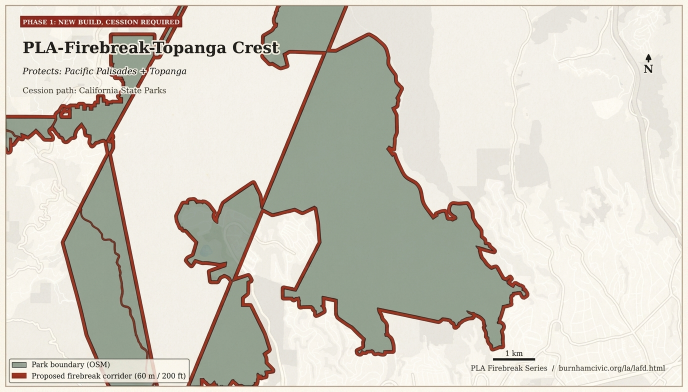
#> input picture _assets/firebreak/park-01-topanga-crest.png, 1376 x 783 px (shown at 1/2 size)
$ python rebrand_park_images.py
#> lines starting #> are read from the running program, lines starting #| are printed output that depends on the picture
"""Stamp a clean, readable banner on each park image.

The original GIS+Gemini renders have all labels at tiny font sizes that vanish
at 400px-wide thumbnails. This script adds a large overlay banner at the top of
each image with the park name and the neighborhood it protects.
"""
import os
from PIL import Image, ImageDraw, ImageFont

PARKS = [
    ("park-01-topanga-crest.png", "1", "Topanga Crest", "PHASE 1", "Pacific Palisades  |  Sunset Mesa  |  Castellammare"),
    ("park-02-sullivan-canyon.png", "2", "Sullivan Canyon Top", "PHASE 1", "Brentwood  |  Brentwood Park  |  Kenter Canyon"),
    ("park-03-mandeville-ridge.png", "3", "Mandeville Ridge", "PHASE 1", "Mandeville Canyon"),
    ("park-04-sepulveda-crown.png", "4", "Sepulveda Crown", "PHASE 1", "Bel-Air east of the 405  |  Casiano  |  Roscomare  |  Getty Center"),
    ("park-05-stone-canyon.png", "5", "Stone Canyon", "PHASE 1", "Bel-Air east"),
    ("park-06-beverly-glen.png", "6", "Beverly Glen Top", "PHASE 1", "Lower Beverly Glen  |  Bel-Air east  |  Holmby Hills"),
    ("park-07-fryman-upper.png", "7", "Fryman Upper", "PHASE 1", "Studio City south of Mulholland  |  Sherman Oaks east"),
    ("park-08-coldwater-canyon.png", "8", "Coldwater Canyon", "PHASE 2", "Studio City south  |  Beverly Hills north slopes  |  Benedict Canyon"),
    ("park-09-runyon-canyon.png", "9", "Runyon Canyon", "PHASE 2", "Hollywood  |  West Hollywood  |  Sunset Strip"),
    ("park-10-cahuenga-peak.png", "10", "Cahuenga Peak", "PHASE 2", "Hollywood north slope  |  Lake Hollywood  |  Toluca Lake"),
    ("park-11-will-rogers-ridge.png", "11", "Will Rogers Ridge", "PHASE 2", "Pacific Palisades east"),
    ("park-12-wilacre.png", "12", "Wilacre", "PHASE 2  -  DEMO PROJECT", "Studio City  |  Sherman Oaks east"),
]

HERE = os.path.dirname(os.path.abspath(__file__))
DARK = (28, 25, 23)
GOLD = (154, 124, 46)
BLUE = (30, 58, 95)
WHITE = (255, 255, 255)

FONT_PATH_BOLD = "C:\\Windows\\Fonts\\georgiab.ttf"
FONT_PATH_REG = "C:\\Windows\\Fonts\\georgia.ttf"


def banner(park_no, name, phase, protects, width=1376):
    h_top = 220
    img = Image.new("RGB", (width, h_top), WHITE)
    draw = ImageDraw.Draw(img)
    f_no = ImageFont.truetype(FONT_PATH_BOLD, 28)
    f_phase = ImageFont.truetype(FONT_PATH_BOLD, 22)
    f_name = ImageFont.truetype(FONT_PATH_BOLD, 88)
    f_pro_label = ImageFont.truetype(FONT_PATH_BOLD, 18)
    f_pro = ImageFont.truetype(FONT_PATH_REG, 26)

    pad = 30
    draw.text((pad, pad), f"PARK {park_no} OF 12", fill=BLUE, font=f_no)
    phase_color = BLUE if "PHASE 1" in phase and "DEMO" not in phase else (GOLD if "PHASE 2" in phase else DARK)
    if "DEMO" in phase:
        phase_color = DARK
    draw.text((width - pad, pad), phase, fill=phase_color, font=f_phase, anchor="ra")
    draw.text((pad, pad + 38), name, fill=DARK, font=f_name)
    draw.text((pad, pad + 138), "PROTECTS", fill=BLUE, font=f_pro_label)
    draw.text((pad, pad + 158), protects, fill=DARK, font=f_pro)
    bar_h = 4
    draw.rectangle((0, h_top - bar_h, width, h_top), fill=DARK)
    return img


def stack(park_file, banner_img):
    base = Image.open(os.path.join(HERE, park_file)).convert("RGB")
    if base.width != banner_img.width:
        ratio = banner_img.width / base.width
        base = base.resize((banner_img.width, int(base.height * ratio)), Image.LANCZOS)
    out = Image.new("RGB", (banner_img.width, banner_img.height + base.height), WHITE)
    out.paste(banner_img, (0, 0))
    out.paste(base, (0, banner_img.height))
    return out


def main():
    for fname, pno, name, phase, protects in PARKS:
        b = banner(pno, name, phase, protects)
#> in banner, `img = Image.new("RGB", (width, h_top), WHITE)`: img: PIL image 1376x220 RGB; every value is 255
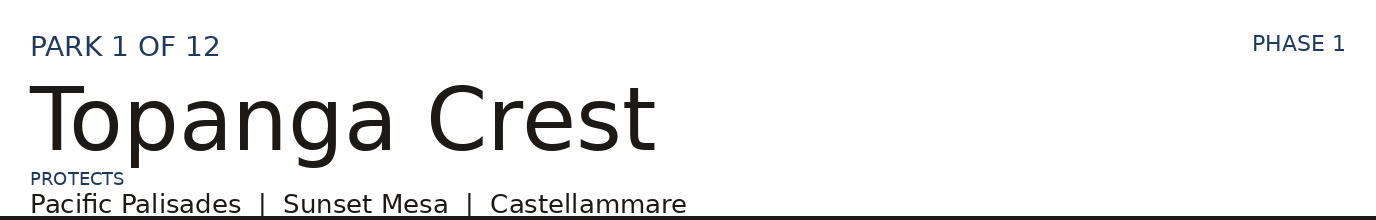
#> b: PIL image 1376x220 RGB; mean R, G, B 238.3, 238.3, 238.4
        out = stack(fname, b)
#> in stack, base is the input picture: PIL image 1376x783 RGB; mean R, G, B 212.7, 209, 198.4
#> in stack, `out = Image.new("RGB", (banner_img.width, banner_img.height + base.hei..`: out: PIL image 1376x1003 RGB; every value is 255
#> in stack, `out.paste(banner_img, (0, 0))`:
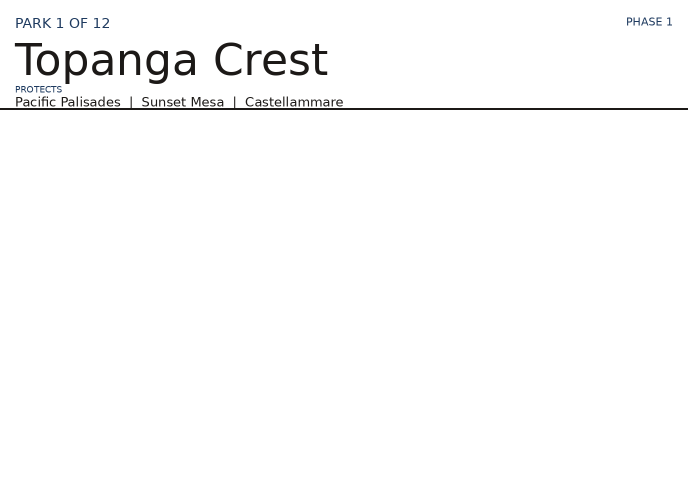
#> out: PIL image 1376x1003 RGB (shown at 1/2 size); mean R, G, B 251.3, 251.3, 251.4
#> in stack, `out.paste(base, (0, banner_img.height))`:
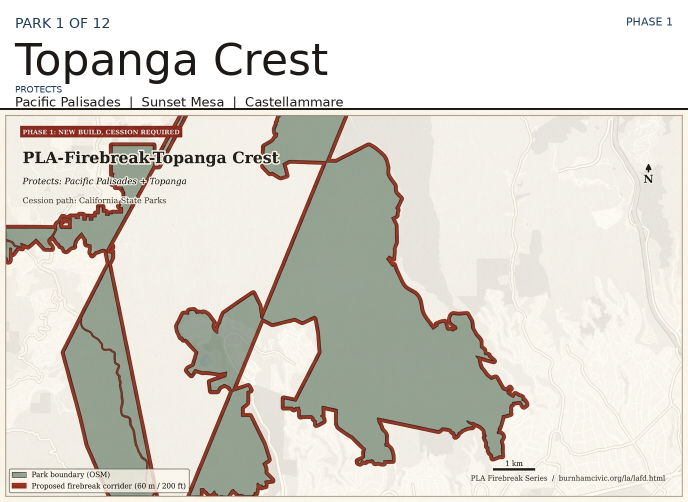
#> out: PIL image 1376x1003 RGB (shown at 1/2 size); mean R, G, B 218.3, 215.5, 207.2
        out.save(os.path.join(HERE, fname), optimize=True)
        print(f"OK {fname}: {out.size}")
#| OK park-01-topanga-crest.png: (1376, 1003)
#> pass 2 of the loop in main, `for fname, pno, name, phase, protects in PARKS:`:
#> in main, `b = banner(pno, name, phase, protects)`:
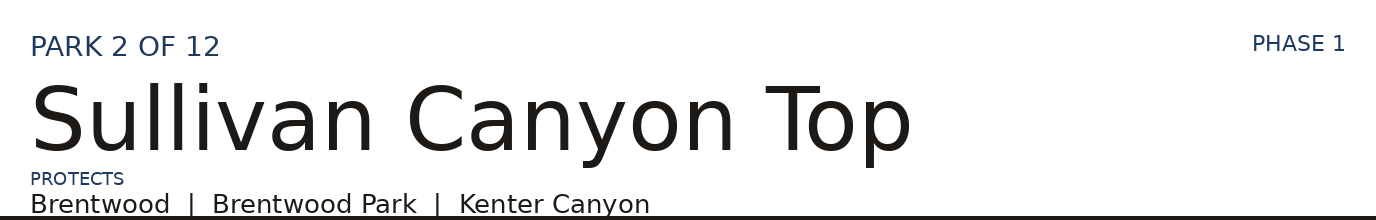
#> b: PIL image 1376x220 RGB; mean R, G, B 235.8, 235.7, 235.8
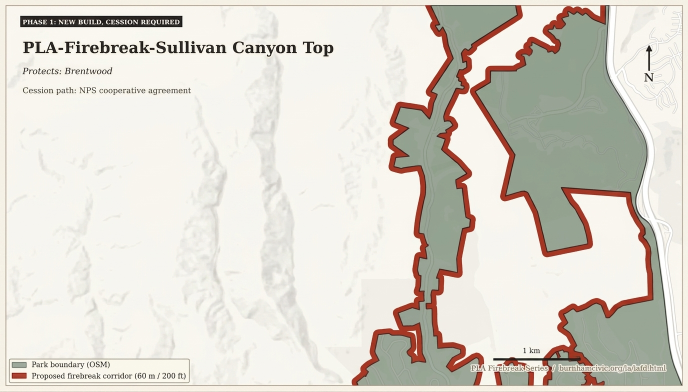
#> input picture _assets/firebreak/park-02-sullivan-canyon.png, 1376 x 783 px (shown at 1/2 size)
#> in stack, base is the input picture: PIL image 1376x783 RGB; mean R, G, B 220.2, 216.1, 207.2
#> in stack (call 2), `out.paste(base, (0, banner_img.height))`:
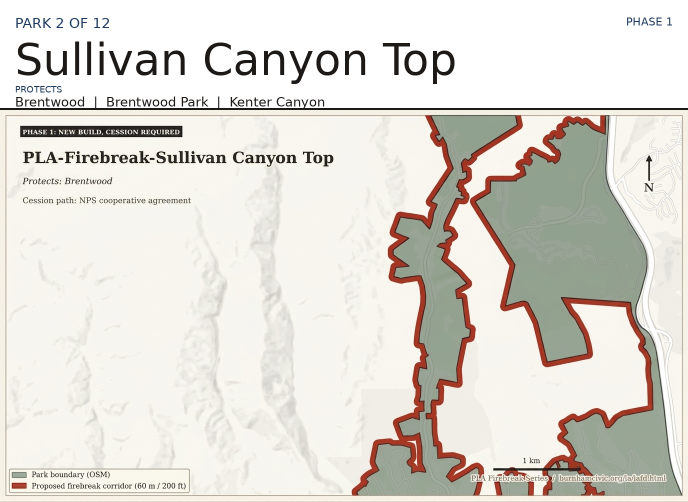
#> out: PIL image 1376x1003 RGB (shown at 1/2 size); mean R, G, B 223.6, 220.4, 213.4
#| OK park-02-sullivan-canyon.png: (1376, 1003)
#> pass 3 of the loop in main, `for fname, pno, name, phase, protects in PARKS:`:
#> in main, `b = banner(pno, name, phase, protects)`:
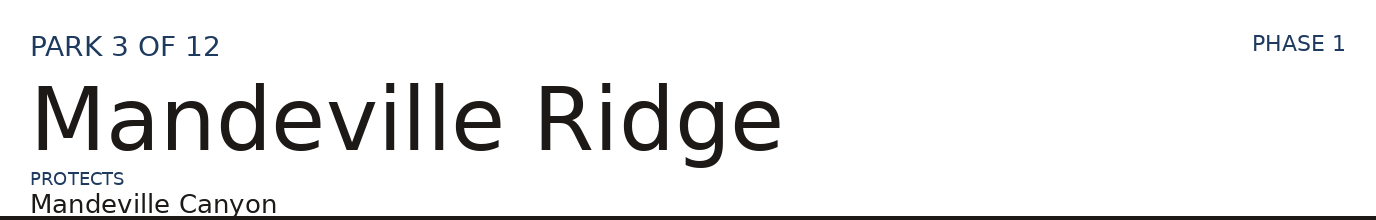
#> b: PIL image 1376x220 RGB; mean R, G, B 237.3, 237.3, 237.4
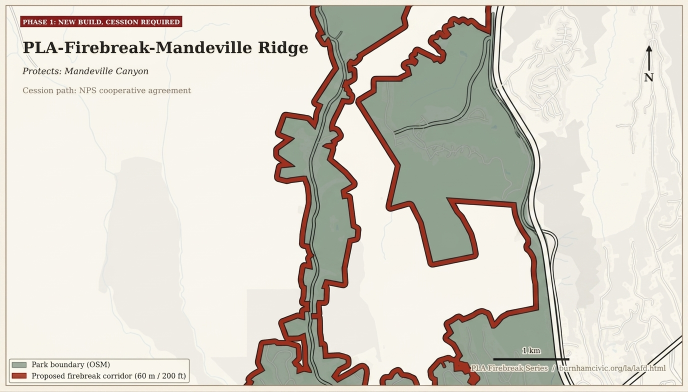
#> input picture _assets/firebreak/park-03-mandeville-ridge.png, 1376 x 783 px (shown at 1/2 size)
#> in stack, base is the input picture: PIL image 1376x783 RGB; mean R, G, B 217.4, 212.8, 203.1
#> in stack (call 3), `out.paste(base, (0, banner_img.height))`:
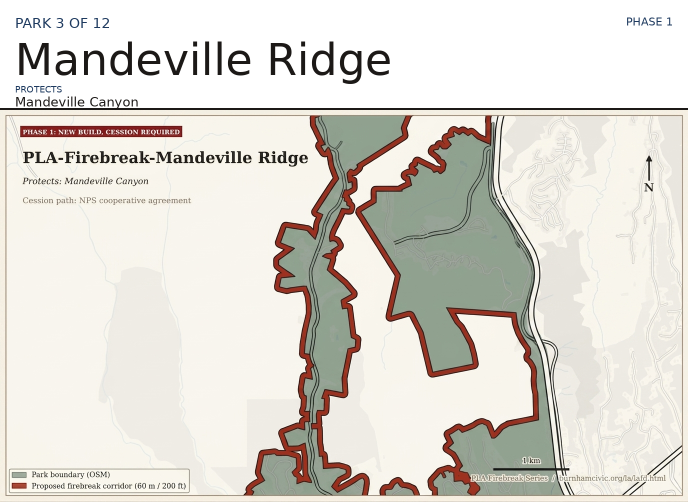
#> out: PIL image 1376x1003 RGB (shown at 1/2 size); mean R, G, B 221.8, 218.2, 210.6
#| OK park-03-mandeville-ridge.png: (1376, 1003)
#> the loop made 7 passes; the first 3 are shown


if __name__ == "__main__":
#> (the run stopped early here; a loop or call above may not have finished)
